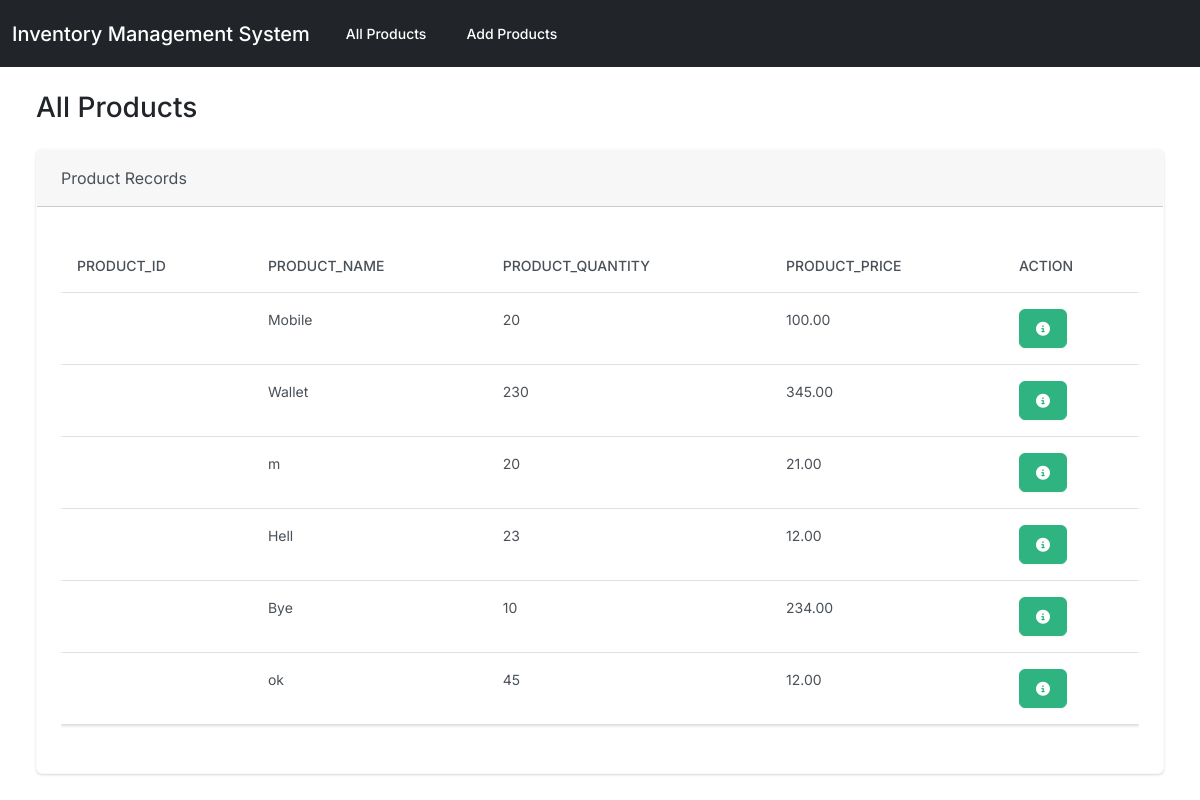
The page / on the database its author committed.
### app_control/models.py (models this page shows, shortened)
class Inventory(models.Model):
    product_name = models.CharField( max_length=50,null=True,blank=True)
    product_quantity = models.PositiveIntegerField(null=True,blank=True)
    product_price = models.DecimalField( max_digits=10, decimal_places=2,null=True,blank=True)
    product_description = models.CharField(max_length=100,null=True,blank=True)
    product_Img = models.ImageField(upload_to='images/',null=True, blank=True)
    factory = models.ForeignKey(Factory, on_delete=models.CASCADE, related_name='products',default='1',null=True,blank=True)

### app_control/views.py (the view)
# urls.py: path('',views.index,name='index'),
def index (request):
    return render(request, 'products/index.html',{
        'products' : Inventory.objects.all()
    })

### app_control/templates/products/index.html (shortened to what this page needs)
{% load static%}
<!DOCTYPE html>
<html lang="en">
<head>
    <link rel="stylesheet" href="https://cdnjs.cloudflare.com/ajax/libs/font-awesome/6.1.2/css/all.min.css" />
    <link href="{% static 'css/bootstrap.min.css'%}" rel="stylesheet">
</head>
<body>
    <nav class="navbar navbar-expand-lg navbar-dark bg-dark">
        <div class="container-fluid">
          <a class="navbar-brand" href="#">Inventory Management System</a>
          <div class="collapse navbar-collapse" id="navbarColor03">
            <ul class="navbar-nav me-auto">
              <li class="nav-item">
                <a class="nav-link" href="#">All Products</a>
              </li>
              <li class="nav-item">
                <a class="nav-link" href="#">Add Products</a>
              </li>
            </ul>
          </div>
        </div>
      </nav>
    <div class="container-fluid">
        <h3 class="m-4">All Products</h3>
        <div class="row">
            <div class="col-12">
                {%if products%}
                <div class="card border-light ms-4 mb-4 me-4" >
                    <div class="card-header">Product Records</div>
                    <div class="card-body">
                      <p class="card-text">
                        <div class="table-responsive">
                            <table class="table table-hover">
                                <thead>
                                  <tr>
                                    <th scope="col">Product_id </th>
                                    <th scope="col">Product_name</th>
                                    <th scope="col">Product_quantity</th>
                                    <th scope="col">Product_price </th>
                                    <th scope="col">Action</th>
                                  </tr>
                                </thead>
                                <tbody>
                                    {%for product in products%}
                                  <tr>
                                    <th scope="row">{{product.product_id}}</th>
                                    <td>{{product.product_name}}</td>
                                    <td>{{product.product_quantity}}</td>
                                    <td>{{product.product_price}}</td>
                                    <td>
                                        <button type="button" class="btn btn-success me-1" href="{% url 'view_product' product.product_id %}" data-bs-toggle="modal" data-bs-target="#myModal{{product.product_id}}"><i class="fa-solid fa-circle-info"></i></button>
                                    </td>
                                  </tr>
                                      {% endfor %}
                                </tbody>                           </tbody>
                              </table>
                        </div>
                      </p>
                    </div>
                </div>
                {%else%}
                <h5 class="alert alert-primary ms-4 me-4"> No Product Records</h5>
                {%endif%}
            </div>
        </div>
    </div>
</body>
</html>

### rows shown on the page
Inventory: product_name "Mobile", product_quantity "20", product_price "100.00"
Inventory: product_name "Wallet", product_quantity "230", product_price "345.00"
Inventory: product_name "m", product_quantity "20", product_price "21.00"
Inventory: product_name "Hell", product_quantity "23", product_price "12.00"
Inventory: product_name "Bye", product_quantity "10", product_price "234.00"
Inventory: product_name "ok", product_quantity "45", product_price "12.00"
